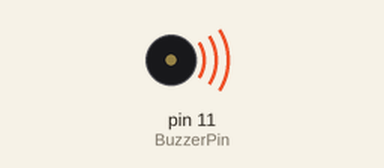
This program was run on a simulated Raspberry Pi (header pin numbers). On the bench: buzzer (waves = sounding).

Above: at 0.5 s.
Timing chart, 0 to 22.5 s (numbered marks = the images above):
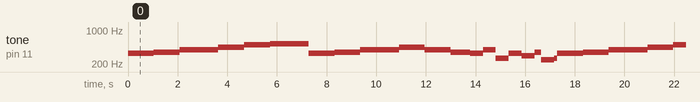

The program:

passive_buzzer.py
```python
import RPi.GPIO as GPIO
import time

BuzzerPin = 11

GPIO.setmode(GPIO.BOARD)
GPIO.setup(BuzzerPin, GPIO.OUT)
GPIO.setwarnings(False)

global Buzz
Buzz = GPIO.PWM(BuzzerPin, 440)
Buzz.start(50)

B0=31
C1=33
CS1=35
D1=37
DS1=39
E1=41
F1=44
FS1=46
G1=49
GS1=52
A1=55
AS1=58
B1=62
C2=65
CS2=69
D2=73
DS2=78
E2=82
F2=87
FS2=93
G2=98
GS2=104
A2=110
AS2=117
B2=123
C3=131
CS3=139
D3=147
DS3=156
E3=165
F3=175
FS3=185
G3=196
GS3=208
A3=220
AS3=233
B3=247
C4=262
CS4=277
D4=294
DS4=311
E4=330
F4=349
FS4=370
G4=392
GS4=415
A4=440
AS4=466
B4=494
C5=523
CS5=554
D5=587
DS5=622
E5=659
F5=698
FS5=740
G5=784
GS5=831
A5=880
AS5=932
B5=988
C6=1047
CS6=1109
D6=1175
DS6=1245
E6=1319
F6=1397
FS6=1480
G6=1568
GS6=1661
A6=1760
AS6=1865
B6=1976
C7=2093
CS7=2217
D7=2349
DS7=2489
E7=2637
F7=2794
FS7=2960
G7=3136
GS7=3322
A7=3520
AS7=3729
B7=3951
C8=4186
CS8=4435
D8=4699
DS8=4978

song = [
  G4,
  E4, F4, G4, G4, G4,
  A4, B4, C5, C5, C5,
  E4, F4, G4, G4, G4,
  A4, G4, F4, F4,
  E4, G4, C4, E4,
  D4, F4, B3,
  C4
]

beat = [
  8,
  8, 8, 4, 4, 4,
  8, 8, 4, 4, 4,
  8, 8, 4, 4, 4,
  8, 8, 4, 2,
  4, 4, 4, 4,
  4, 2, 4,
  1
]

def destroy():
    Buzz.stop()
    GPIO.output(BuzzerPin, 1)
    GPIO.cleanup()


def loop():
    while True:
        for i in range(1, len(song)):
            Buzz.ChangeFrequency(song[i])
            time.sleep(beat[i]*0.13)

if __name__ == '__main__':
    try:
        loop()
    except KeyboardInterrupt:
        destroy()
```
